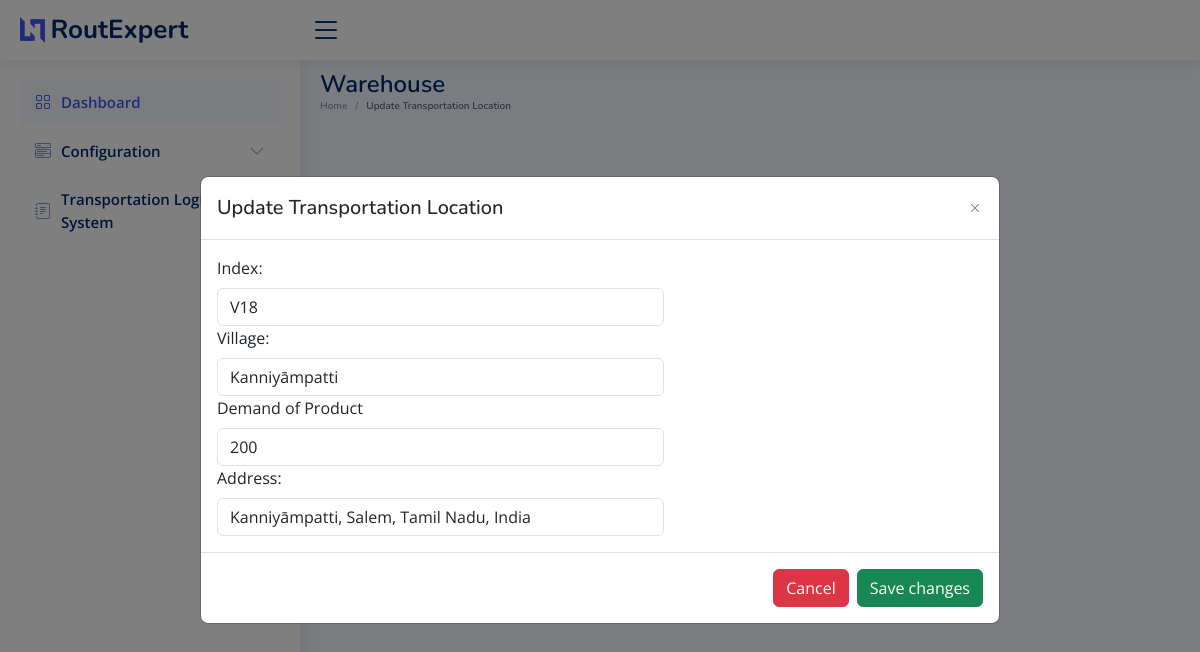
Screenshot of /update_location/1 with the database file from the repository.
### sql_app/model.py (models this page shows)
class TransportationLocation(Base):
    __tablename__ = "TransportationLocation"
    id = Column(Integer, primary_key=True, index=True)
    index = Column(String)
    villages = Column(String)
    location_demand = Column(String)
    address = Column(String)

### main.py (the view)
@app.get("/update_equipment/{id}", response_class=HTMLResponse)
async def update_transport_equipment(request: Request, id: str):
    global id_global
    id_global = id
    equipment_list = []
    equipment = db.query(TransportationEquipment).filter(TransportationEquipment.id == id_global).first()
    equipment_data = {
        "id": equipment.id,
        "equipment_number": equipment.equipment_number,
        "equipment_type": equipment.equipment_type,
        "equipment_license_number": equipment.equipment_license_number,
        "driver_name": equipment.driver_name,
        "driver_license_number": equipment.driver_license_number,
        "equipment_description": equipment.equipment_description,
    }
    equipment_list.append(equipment_data)
    return templates.TemplateResponse("update_transport.html", {"request": request, "equipment": equipment_list})

### templates/update_location.html (shortened to what this page needs)
<!DOCTYPE html>
<html lang="en">
  <head>
    <link
      href="../static/assets/vendor/bootstrap/css/bootstrap.min.css"
      rel="stylesheet"
    />
    <link
      href="../static/assets/vendor/bootstrap-icons/bootstrap-icons.css"
      rel="stylesheet"
    />
    <link
      href="../static/assets/vendor/boxicons/css/boxicons.min.css"
      rel="stylesheet"
    />
    <link
      href="../static/assets/vendor/quill/quill.snow.css"
      rel="stylesheet"
    />
    <link
      href="../static/assets/vendor/quill/quill.bubble.css"
      rel="stylesheet"
    />
    <link
      href="../static/assets/vendor/remixicon/remixicon.css"
      rel="stylesheet"
    />
    <link
      href="../static/assets/vendor/simple-datatables/style.css"
      rel="stylesheet"
    />
    <link href="../static/assets/css/style.css" rel="stylesheet" />
  </head>
  <body>
    <header id="header" class="header fixed-top d-flex align-items-center">
      <div class="d-flex align-items-center justify-content-between">
        <a href="/" class="logo d-flex align-items-center">
          <img src="../static/assets/img/logo.png" alt="" />
          <span class="d-none d-lg-block">RoutExpert</span>
        </a>
        <i class="bi bi-list toggle-sidebar-btn"></i>
      </div>
    </header>
    <aside id="sidebar" class="sidebar">
      <ul class="sidebar-nav" id="sidebar-nav">
        <li class="nav-item">
          <a class="nav-link" href="/">
            <i class="bi bi-grid"></i>
            <span>Dashboard</span>
          </a>
        </li>
        <li class="nav-item">
          <a
            class="nav-link collapsed"
            data-bs-target="#components-nav"
            data-bs-toggle="collapse"
            href="#"
          >
            <i class="bi bi-menu-button-wide"></i><span>Configuration</span
            ><i class="bi bi-chevron-down ms-auto"></i>
          </a>
        </li>
        <li class="nav-item">
          <a
            class="nav-link collapsed"
            data-bs-target="#forms-nav"
            data-bs-toggle="collapse"
            href="#"
          >
            <i class="bi bi-journal-text"></i
            ><span>Transportation Logistics System</span
            >
          </a>
        </li>
      </ul>
    </aside>
    <main id="main" class="main">
      <div class="pagetitle">
        <h1>Warehouse</h1>
        <nav>
          <ol class="breadcrumb">
            <li class="breadcrumb-item"><a href="/">Home</a></li>
            <li class="breadcrumb-item active">Update Transportation Location</li>
          </ol>
        </nav>
      </div>
      <section class="section dashboard">
        <div class="row">
          <div class="col-lg-12">
            <div class="card">
              <div class="modal" id="verticalycentered" tabindex="-1">
                <div class="modal-dialog modal-dialog-centered modal-lg">
                  <div class="modal-content">
                    <div class="modal-header">
                      <h5 class="modal-title">Update Transportation Location</h5>
                      <button
                        type="button"
                        class="btn-close"
                        data-bs-dismiss="modal"
                        aria-label="Close"
                      ></button>
                    </div>
                    <div class="modal-body">
                      <form id="updateTransportForm">
                        {% for l in location %}
                        <div class="col-md-7">
                            <label for="index" class="form-label">Index:</label>
                            <input type="text" class="form-control" id="index" name="index" value="{{ l.index }}" required />
                            <label for="villages" class="form-label">Village:</label>
                            <input type="text" class="form-control" id="villages" name="villages" value="{{ l.villages }}" required />
                            <label for="location_demand" class="form-label">Demand of Product</label>
                            <input type="text" class="form-control" id="location_demand" name="location_demand" value="{{ l.location_demand }}" required />
                            <label for="address" class="form-label">Address:</label>
                            <input type="text" class="form-control" id="address" name="address" value="{{ l.address }}" required />
                        </div>
                        {% endfor %}
                    </form>
                    </div>
                    <div class="modal-footer">
                      <button
                        type="button"
                        class="btn btn-danger"
                        id="closeBtnn"
                      >
                        Cancel
                      </button>
                      <button
                        type="button"
                        class="btn btn-success"
                        id="saveBtn"
                      >
                        Save changes
                      </button>
                    </div>
                  </div>
                </div>
              </div>
            </div>
          </div>
        </div>
      </section>
    </main>
  </body>
</html>

### static/assets/css/style.css (style rules this page uses)
:root { scroll-behavior: smooth; }
body { font-family: "Open Sans", sans-serif; background: #f6f9ff; color: #444444; }
a { color: #4154f1; text-decoration: none; }
h1, h2, h3, h4, h5, h6 { font-family: "Nunito", sans-serif; }
#main { margin-top: 60px; padding: 10px 20px; font-size: 16px; transition: all 0.3s; }
.pagetitle { margin-bottom: 10px; }
.pagetitle h1 { font-size: 24px; margin-bottom: 0; font-weight: 600; color: #012970; }
.card { margin-bottom: 30px; border: none; border-radius: 5px; box-shadow: 0px 0 30px rgba(1, 41, 112, 0.1); }
.btn-close { background-size: 25%; }
.breadcrumb { font-size: 10px; font-family: "Nunito", sans-serif; color: #899bbd; font-weight: 600; }
.breadcrumb a { color: #899bbd; transition: 0.3s; }
.breadcrumb .breadcrumb-item::before { color: #899bbd; }
.breadcrumb .active { color: #51678f; font-weight: 600; }
.logo { line-height: 1; }
@media (min-width: 1200px) { .logo { width: 280px; } }
.logo img { max-height: 26px; margin-right: 6px; }
.logo span { font-size: 26px; font-weight: 700; color: #012970; font-family: "Nunito", sans-serif; }
.header { transition: all 0.5s; z-index: 997; height: 60px; box-shadow: 0px 2px 20px rgba(1, 41, 112, 0.1); background-color: #fff; padding-left: 20px; }
.header .toggle-sidebar-btn { font-size: 32px; padding-left: 10px; cursor: pointer; color: #012970; }
.sidebar { position: fixed; top: 60px; left: 0; bottom: 0; width: 300px; z-index: 996; transition: all 0.3s; padding: 20px; overflow-y: auto; scrollbar-width: thin; scrollbar-color: #aab7cf transparent; box-shadow: 0px 0px 20px rgba(1, 41, 112, 0.1); background-color: #fff; }
@media (min-width: 1200px) { #main, #footer { margin-left: 300px; } }
.sidebar-nav { padding: 0; margin: 0; list-style: none; }
.sidebar-nav li { padding: 0; margin: 0; list-style: none; }
.sidebar-nav .nav-item { margin-bottom: 5px; }
.sidebar-nav .nav-link { display: flex; align-items: center; font-size: 15px; font-weight: 600; color: #4154f1; transition: 0.3; background: #f6f9ff; padding: 10px 15px; border-radius: 4px; }
.sidebar-nav .nav-link i { font-size: 16px; margin-right: 10px; color: #4154f1; }
.sidebar-nav .nav-link.collapsed { color: #012970; background: #fff; }
.sidebar-nav .nav-link.collapsed i { color: #899bbd; }
.sidebar-nav .nav-link .bi-chevron-down { margin-right: 0; transition: transform 0.2s ease-in-out; }

### rows the page displays
TransportationLocation: index "V18", villages "Kanniyāmpatti", location_demand "200", address "Kanniyāmpatti, Salem, Tamil Nadu, India"
